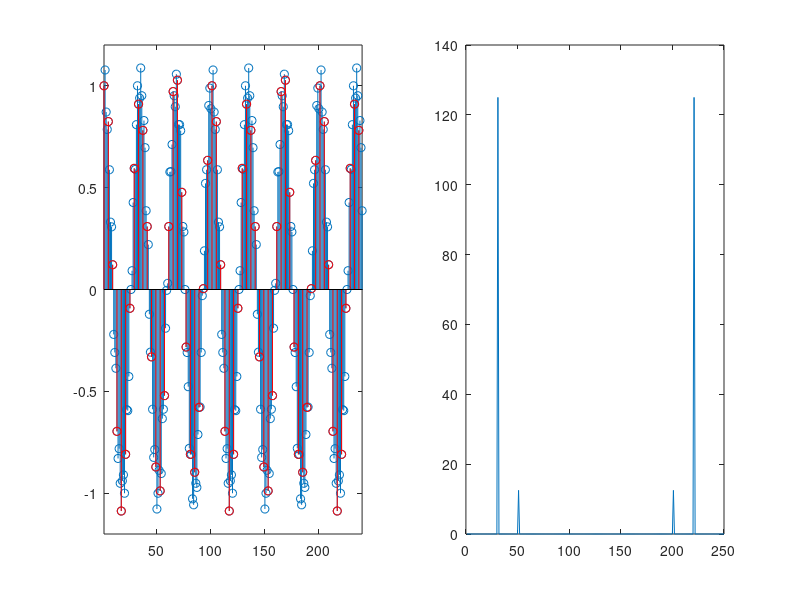
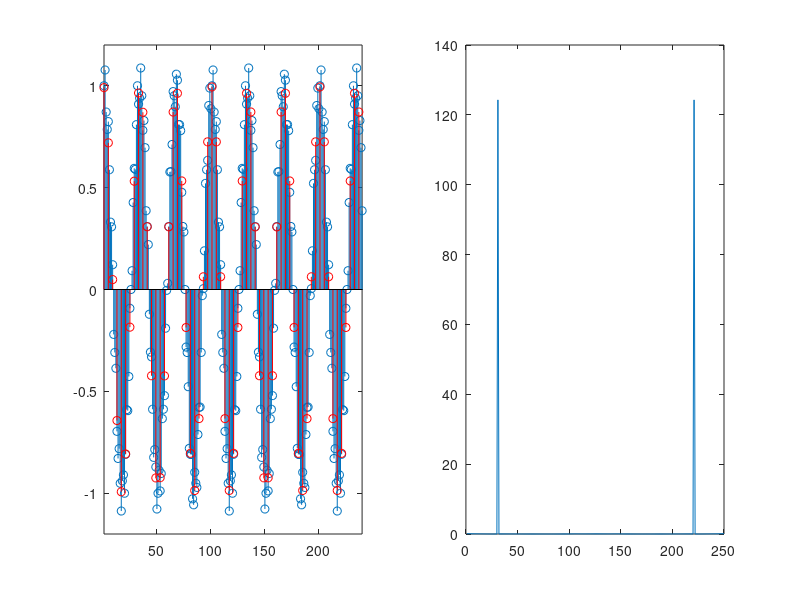
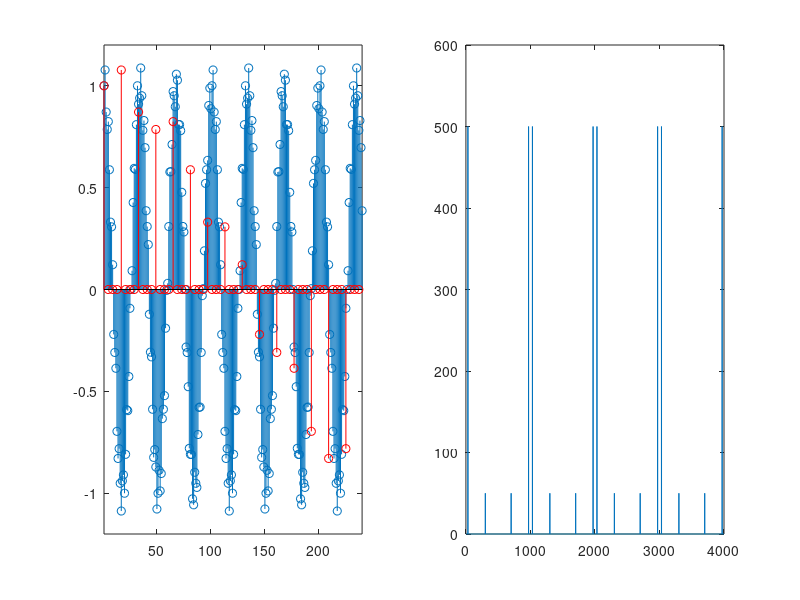
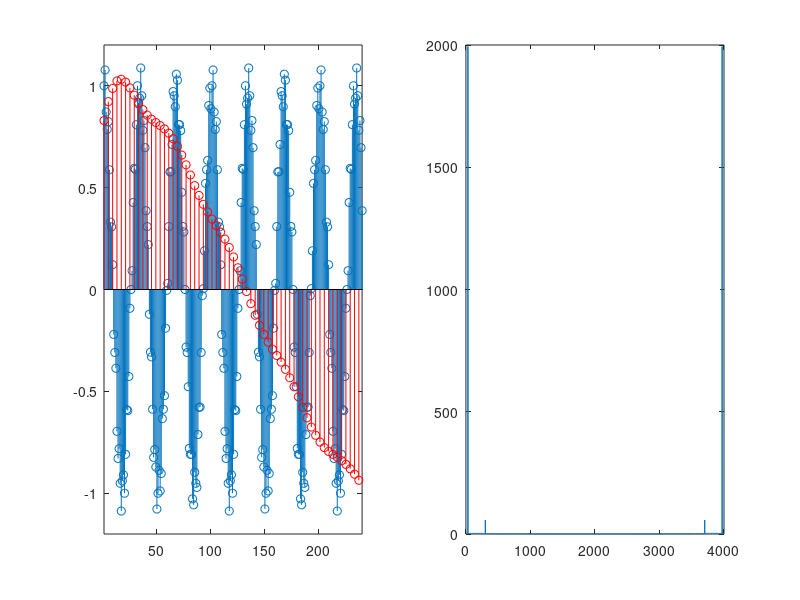

Write MATLAB code to recreate these figures, in order.
clear all;
close all;
t = 0:.001:1-0.001; %time vector
x = cos(2*pi*30*t) + 0.1*sin(2*pi*300*t); %sine signal
y = downsample(x,4); 
figure(1);
% Adding first code
subplot(1,2,1);
stem(x(1:240));
hold on;
stem([1:4:240],y(1:60),'r');
axis([1 240 -1.2 1.2]);
hold off;
subplot(1,2,2);
plot(abs(fft(y))); % Spectrum Amplitude of y
pause;
% decimate
y = decimate(x,4); 
figure(2);
subplot(1,2,1);
stem(x(1:240));
hold on;
stem([1:4:240],y(1:60),'r');
axis([1 240 -1.2 1.2]);
hold off;
subplot(1,2,2);
plot(abs(fft(y))); % Spectrum Amplitude of y
pause;
%Adding second code
y = upsample(x,4);
figure(3);
subplot(1,2,1);
stem(x(1:240));
hold on;
stem([1:4:240],y(1:60),'r');
axis([1 240 -1.2 1.2]);
hold off;
subplot(1,2,2);
plot(abs(fft(y))); % Spectrum Amplitude of y
pause;
% interp
y = interp(x,4); 
figure(4);
subplot(1,2,1);
stem(x(1:240));
hold on;
stem([1:4:240],y(1:60),'r');
axis([1 240 -1.2 1.2]);
hold off;
subplot(1,2,2);
plot(abs(fft(y))); % Spectrum Amplitude of y
pause;
% Adding third code
y1=resample(x,2,3); %Dilution 2/3
y2 = resample(x,3,2); % Densing 3/2
figure(5);
subplot(1,2,1);
stem(x(1:60));
hold on;
stem([1:1.5:60],y1(1:40),'r');
axis([1 60 -1.2 1.2]);
hold off;
pause;
subplot(1,2,2);
stem([1:1.5:90],x(1:60));
hold on;
stem(y2,'r');
axis([1 90 -1.2 1.2]);
hold off;
pause;
% Spectrums
figure(6);
subplot(1,2,1);
plot(abs(fft(y1)));
subplot(1,2,2);
plot(abs(fft(y2)));
pause;